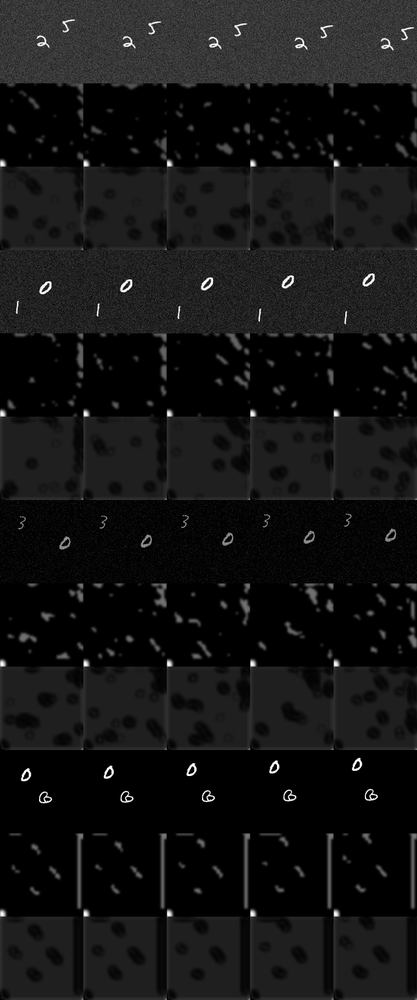
#> input picture runs/e2e_cnn_full/epoch2_step400.png, 417 x 1000 px, shrunk from 640 x 1536 before the run
$ python -i edges.py   (imports and definitions only)   (older library calls are emulated)
#> lines starting #> are read from the running program, lines starting #| are printed output that depends on the picture
#> further down, picture is the input picture: shape (1000, 417, 3); min 0, max 255, mean 20.1
"""Improved edge detection: multi-scale Canny, Sobel, Scharr, Laplacian."""

import numpy as np
import cv2
from typing import Literal, Optional, Tuple

EdgeMethod = Literal["canny", "canny_multi", "sobel", "scharr", "laplacian", "structured"]


def compute_edges(
    image: np.ndarray,
    method: EdgeMethod = "canny_multi",
    low: int = 50,
    high: int = 150,
    blur_ksize: int = 3,
) -> np.ndarray:
    """
    Compute edge map [0, 1] using chosen method.

    - canny: Single-scale Canny
    - canny_multi: Multi-scale Canny (combines low/medium/high thresholds)
    - sobel: Sobel magnitude
    - scharr: Scharr magnitude (finer gradients)
    - laplacian: Laplacian of Gaussian
    """
#> called with method = 'canny_multi', low = 50, high = 150, blur_ksize = 3
    if image.ndim == 3:
        gray = cv2.cvtColor(image, cv2.COLOR_BGR2GRAY)
    else:
        gray = image
    gray = np.asarray(gray, dtype=np.uint8)
    if blur_ksize > 0:
        gray = cv2.GaussianBlur(gray, (blur_ksize, blur_ksize), 0)

    if method == "canny":
        edges = cv2.Canny(gray, low, high)
        return (edges.astype(np.float32) / 255.0)

    if method == "canny_multi":
        e1 = cv2.Canny(gray, 30, 80)
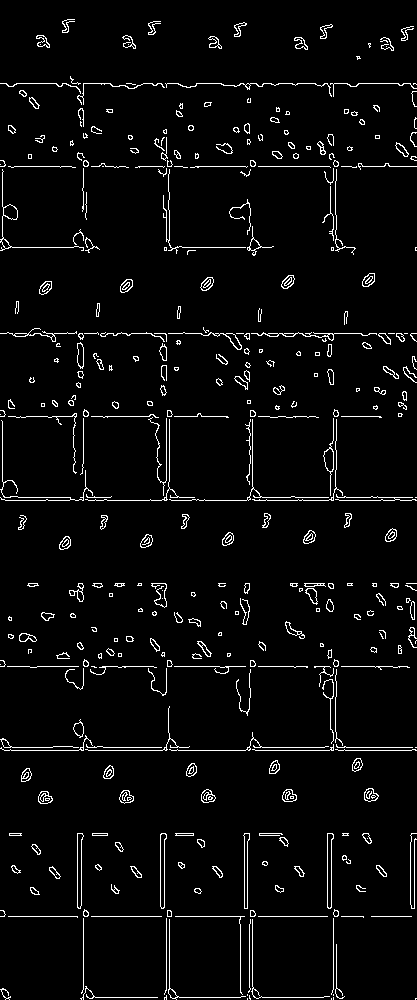
#> e1: shape (1000, 417); 4% white in thin lines or dots
        e2 = cv2.Canny(gray, low, high)
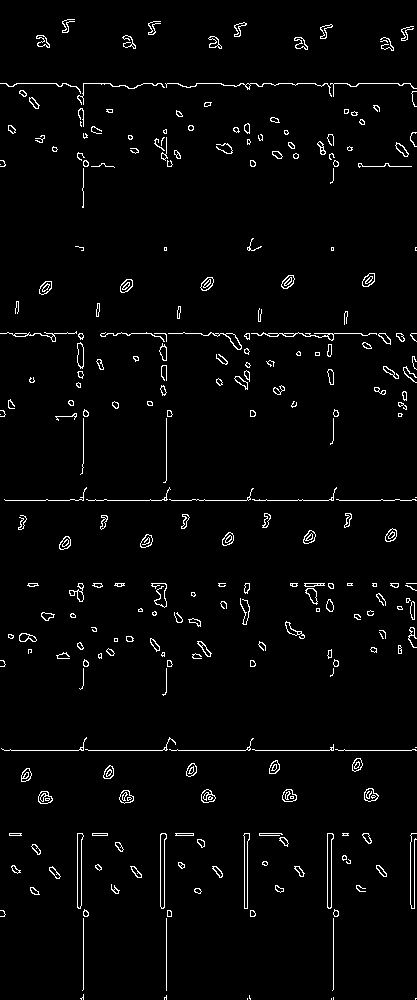
#> e2: shape (1000, 417); 2.6% white in thin lines or dots
        e3 = cv2.Canny(gray, 100, 200)
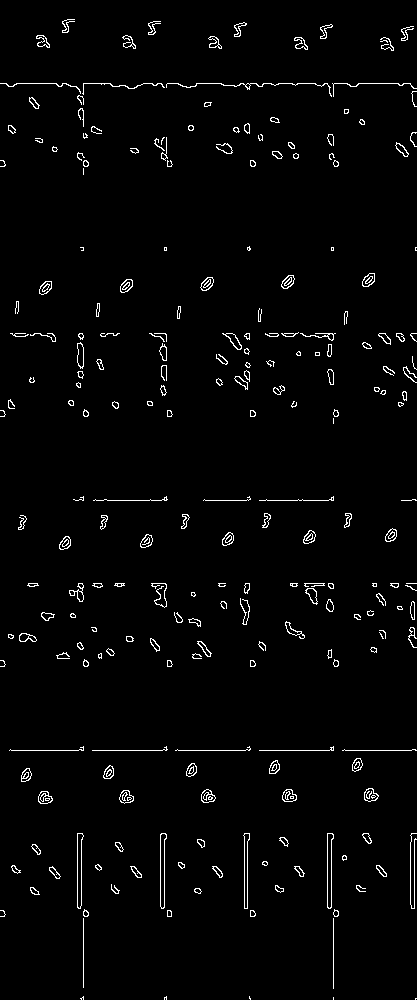
#> e3: shape (1000, 417); 2.2% white in thin lines or dots
        combined = np.maximum(np.maximum(e1.astype(np.float32), e2.astype(np.float32)), e3.astype(np.float32))
#> combined: shape (1000, 417) float32; 4% white in thin lines or dots
        return np.clip(combined / 255.0, 0, 1).astype(np.float32)
#> returned value: shape (1000, 417) float32; values 0 (black) and 1 (white), 4% white in thin lines or dots

    if method == "sobel":
        gx = cv2.Sobel(gray, cv2.CV_64F, 1, 0, ksize=3)
        gy = cv2.Sobel(gray, cv2.CV_64F, 0, 1, ksize=3)
        mag = np.sqrt(gx * gx + gy * gy)
        mag = (mag - mag.min()) / (mag.max() - mag.min() + 1e-8)
        return mag.astype(np.float32)

    if method == "scharr":
        gx = cv2.Scharr(gray, cv2.CV_64F, 1, 0)
        gy = cv2.Scharr(gray, cv2.CV_64F, 0, 1)
        mag = np.sqrt(gx * gx + gy * gy)
        mag = (mag - mag.min()) / (mag.max() - mag.min() + 1e-8)
        return mag.astype(np.float32)

    if method == "laplacian":
        lap = cv2.Laplacian(gray, cv2.CV_64F, ksize=5)
        lap = np.abs(lap)
        lap = (lap - lap.min()) / (lap.max() - lap.min() + 1e-8)
        return lap.astype(np.float32)

    # fallback
    edges = cv2.Canny(gray, low, high)
    return (edges.astype(np.float32) / 255.0)

>>> import cv2
>>> picture = cv2.imread('../../runs/e2e_cnn_full/epoch2_step400.png')
>>> result = compute_edges(picture)

$ run again, on runs/e2e_cnn_full/epoch3_step800.png
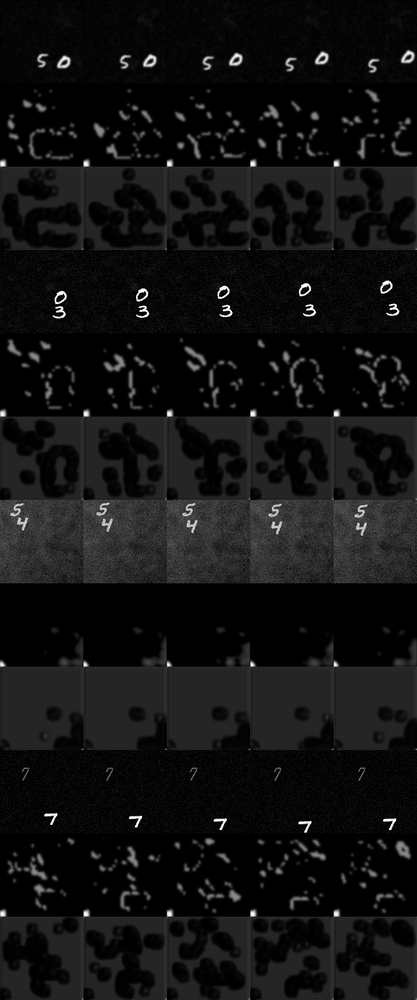
#> input picture runs/e2e_cnn_full/epoch3_step800.png, 417 x 1000 px, shrunk from 640 x 1536 before the run
#> picture is the input picture: shape (1000, 417, 3); min 0, max 255, mean 17.8
#> in compute_edges, `e1 = cv2.Canny(gray, 30, 80)`:
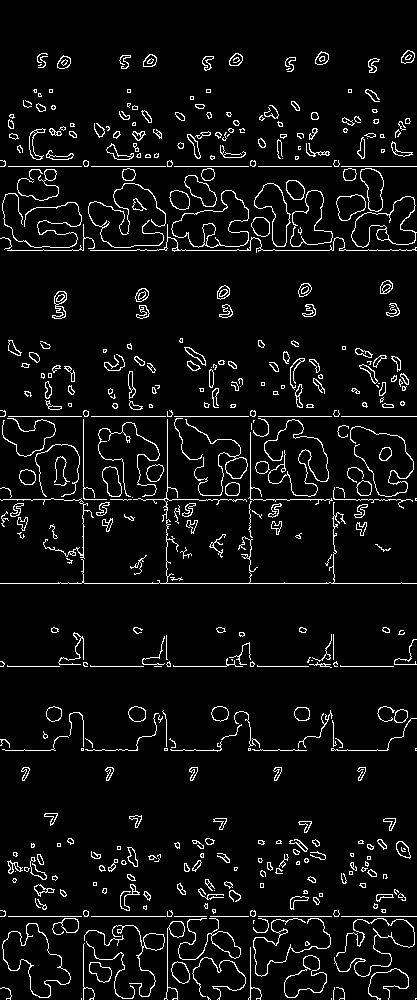
#> e1: shape (1000, 417); 5.7% white in thin lines or dots
#> e2: shape (1000, 417); 2.9% white in thin lines or dots
#> in compute_edges, `e3 = cv2.Canny(gray, 100, 200)`:
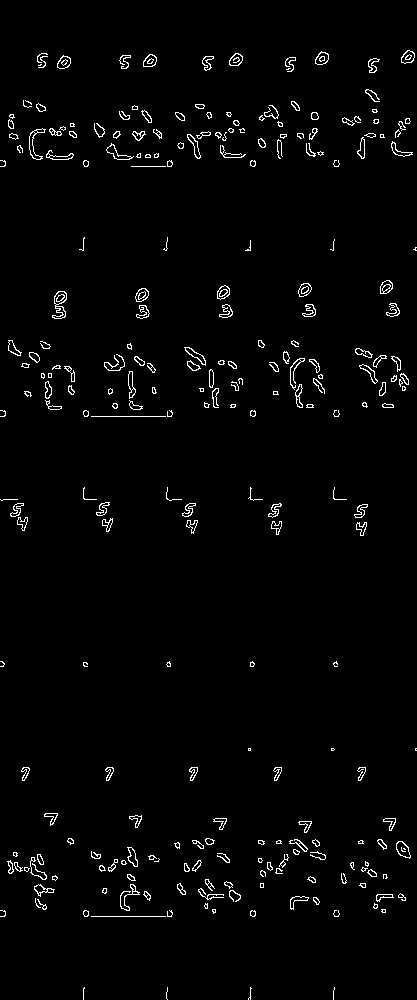
#> e3: shape (1000, 417); 2.1% white in thin lines or dots
#> combined: shape (1000, 417) float32; 5.7% white in thin lines or dots

$ run again, on runs/e2e_cnn_full/epoch4_step1200.png
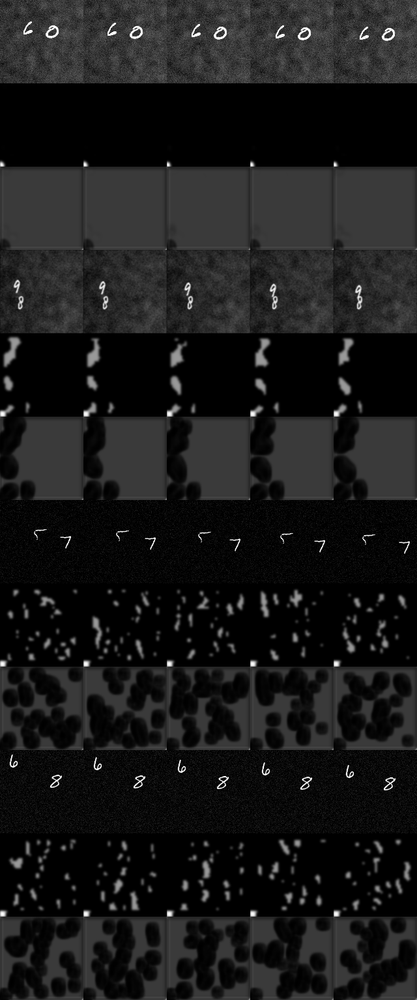
#> input picture runs/e2e_cnn_full/epoch4_step1200.png, 417 x 1000 px, shrunk from 640 x 1536 before the run
#> picture is the input picture: shape (1000, 417, 3); min 0, max 255, mean 25.9
#> in compute_edges, `e1 = cv2.Canny(gray, 30, 80)`:
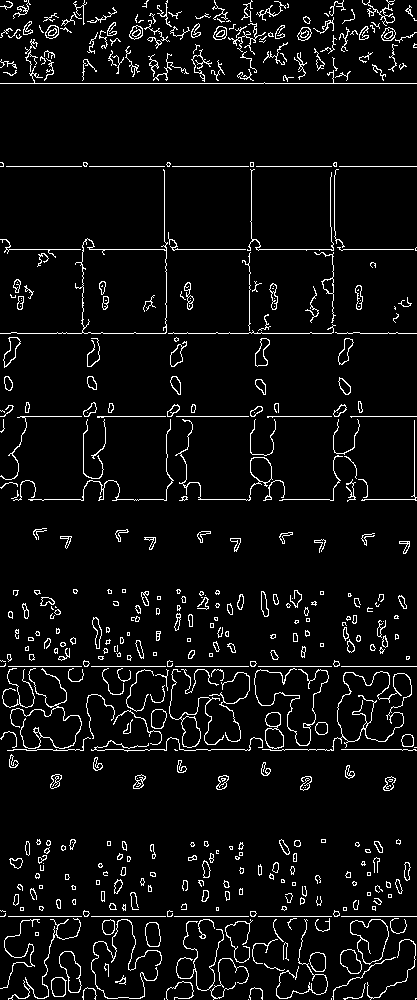
#> e1: shape (1000, 417); 5.6% white in thin lines or dots
#> e2: shape (1000, 417); 4.1% white in thin lines or dots
#> in compute_edges, `e3 = cv2.Canny(gray, 100, 200)`:
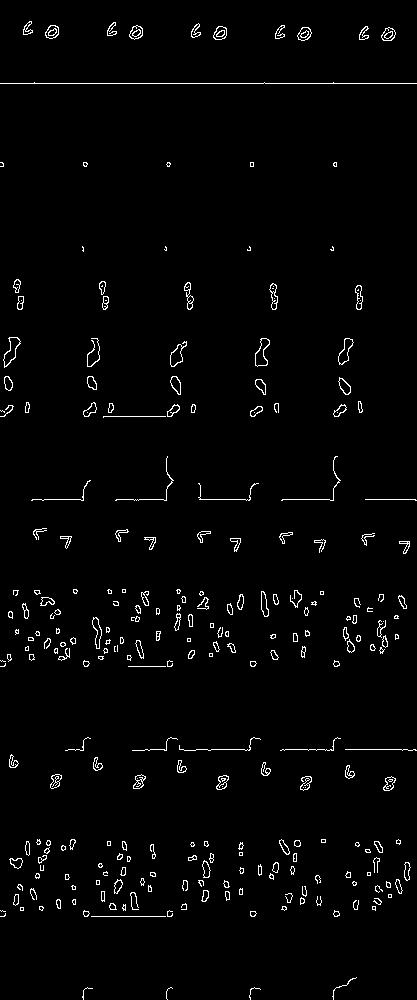
#> e3: shape (1000, 417); 2.1% white in thin lines or dots
#> combined: shape (1000, 417) float32; 5.6% white in thin lines or dots
